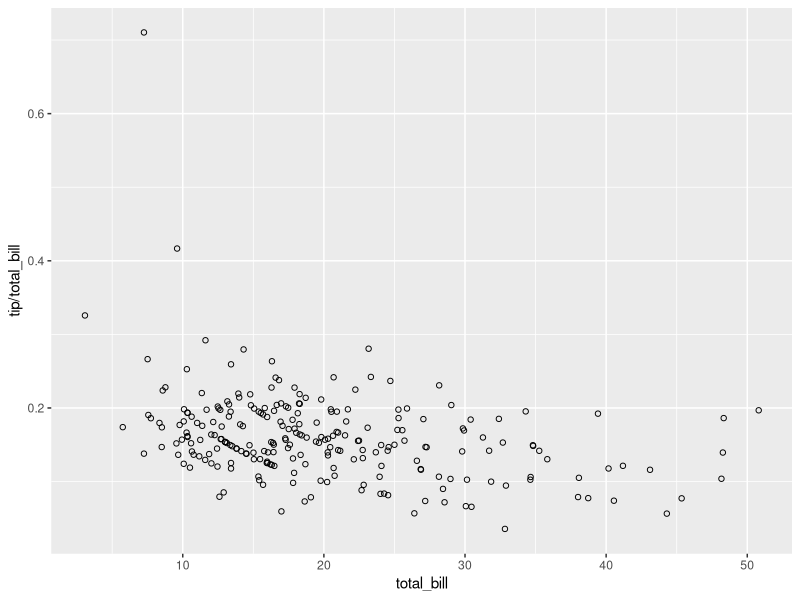

R code for this plot:
# http://www.cookbook-r.com/Graphs/Facets_(ggplot2)/

library(ggplot2)
library(reshape2)

sp <- ggplot(tips, aes(x=total_bill, y=tip/total_bill)) + geom_point(shape=1)
sp
